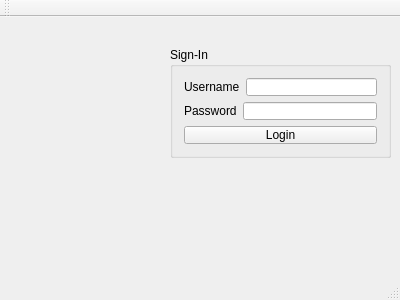
<?xml version="1.0" encoding="UTF-8"?>
<ui version="4.0">
 <class>MainWindow</class>
 <widget class="QMainWindow" name="MainWindow">
  <property name="geometry">
   <rect>
    <x>0</x>
    <y>0</y>
    <width>400</width>
    <height>300</height>
   </rect>
  </property>
  <property name="windowTitle">
   <string>MainWindow</string>
  </property>
  <widget class="QWidget" name="centralWidget">
   <widget class="QGroupBox" name="groupBox">
    <property name="geometry">
     <rect>
      <x>170</x>
      <y>30</y>
      <width>221</width>
      <height>111</height>
     </rect>
    </property>
    <property name="title">
     <string>Sign-In</string>
    </property>
    <layout class="QVBoxLayout" name="verticalLayout">
     <item>
      <layout class="QHBoxLayout" name="horizontalLayout">
       <item>
        <widget class="QLabel" name="label">
         <property name="text">
          <string>Username</string>
         </property>
        </widget>
       </item>
       <item>
        <widget class="QLineEdit" name="lineEdit_Username"/>
       </item>
      </layout>
     </item>
     <item>
      <layout class="QHBoxLayout" name="horizontalLayout_2">
       <item>
        <widget class="QLabel" name="label_2">
         <property name="text">
          <string>Password</string>
         </property>
        </widget>
       </item>
       <item>
        <widget class="QLineEdit" name="lineEdit_password"/>
       </item>
      </layout>
     </item>
     <item>
      <widget class="QPushButton" name="pushButton_Login">
       <property name="text">
        <string>Login</string>
       </property>
      </widget>
     </item>
    </layout>
   </widget>
   <widget class="QLabel" name="label_pic">
    <property name="geometry">
     <rect>
      <x>10</x>
      <y>30</y>
      <width>151</width>
      <height>201</height>
     </rect>
    </property>
    <property name="text">
     <string/>
    </property>
   </widget>
  </widget>
  <widget class="QMenuBar" name="menuBar">
   <property name="geometry">
    <rect>
     <x>0</x>
     <y>0</y>
     <width>400</width>
     <height>21</height>
    </rect>
   </property>
  </widget>
  <widget class="QToolBar" name="mainToolBar">
   <attribute name="toolBarArea">
    <enum>TopToolBarArea</enum>
   </attribute>
   <attribute name="toolBarBreak">
    <bool>false</bool>
   </attribute>
  </widget>
  <widget class="QStatusBar" name="statusBar"/>
 </widget>
 <layoutdefault spacing="6" margin="11"/>
 <resources/>
 <connections/>
</ui>
